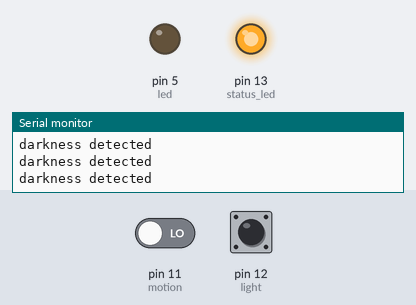
Simulated run of this sketch. Board: Arduino Uno, built with avr-gcc and run on an emulated ATmega328P. Shown: output pins drawn as LEDs (lit = HIGH), the last lines printed to the serial monitor. Dashed ring = blinking. The test bench sets the inputs (shaded band); at power-on: pin 11 (motion) LOW, pin 12 (light) HIGH.

Above: at 17.0 s.
17.1 s: pin 11 (motion) driven HIGH
At 26.9 s:
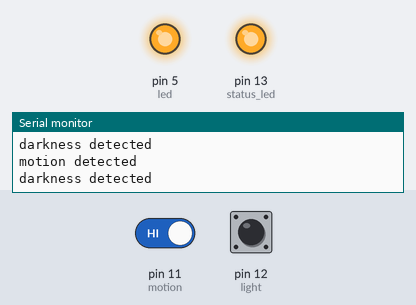
27.3 s: pin 11 (motion) driven LOW
At 27.9 s:
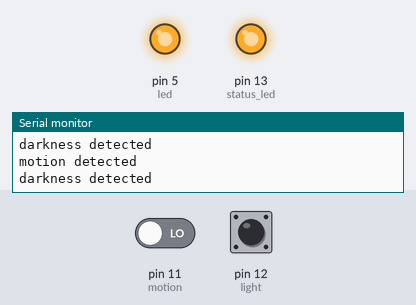
35.4 s: pin 11 (motion) driven HIGH
At 42.24 s:
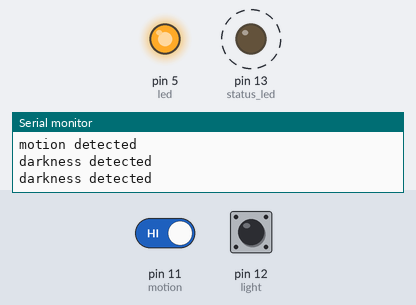
49.2 s: pin 12 (light) pulled LOW for 3 s
Timing chart, 0 to 60.7 s (numbered marks = the images above; inputs shaded):
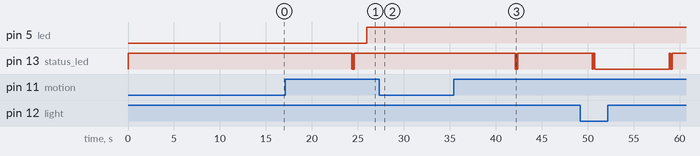

Measured:
- after the input at 17.1 s, pin 5 (led): LOW → HIGH after 8.9 s; pin 13 (status_led): alternates HIGH for 0.03 s and LOW for 0.03 s, 10 changes in all, then stays HIGH, starting after 7.2 s
- after the input at 27.3 s, pin 13 (status_led): stops changing and stays HIGH
- after the input at 35.4 s, pin 13 (status_led): alternates HIGH for 0.03 s and LOW for 0.03 s, 10 changes in all, then stays HIGH, starting after 6.7 s

The sketch:

arduino_shed.ino
```cpp
#include <LowPower.h>

unsigned long cycle_count = 0;
unsigned long last_motion_detected = 0;

// Pin 13 has an LED connected on most Arduino boards.
// give it a name:
int led = 5;
int motion = 11;
int light = 12;
int status_led = 13;

int ptt_pin = 8;
int tx_pin = 9;

boolean lights_on = false;

void fade(boolean up){
  int i = 0;
  while (i<=255) {
    if(up){
      analogWrite(led, i);
    }else{
      analogWrite(led, 255-i);
    }
    i = i + 1;
    delay(5);
  }
}

// Put the Arduino to sleep.
void sleep()
{
  LowPower.idle(SLEEP_8S, ADC_OFF, TIMER2_OFF, TIMER1_OFF, TIMER0_OFF,
                SPI_OFF, USART0_OFF, TWI_OFF);
  cycle_count = cycle_count + 1;
}

// the setup routine runs once when you press reset:
void setup() {

  Serial.begin(9600);

  // initialize the digital pin as an output.
  pinMode(led, OUTPUT);
  pinMode(motion, INPUT);
  pinMode(light, INPUT);
  pinMode(status_led, OUTPUT);
  digitalWrite(status_led, LOW);
  digitalWrite(motion, LOW);
  digitalWrite(light, HIGH);
  analogWrite(led, 0);
}

// the loop routine runs over and over again forever:
void loop() {
  int motion_detected = digitalRead(motion);
  int darkness = digitalRead(light);

  if(motion_detected==1){
    last_motion_detected = cycle_count;

    for(int i=0;i<5;i++){
      digitalWrite(status_led, HIGH);
      delay(30);
      digitalWrite(status_led, LOW);
      delay(30);
    }

    //sendMessage(true);
    Serial.println("motion detected");
  }

  if(darkness==1){
    digitalWrite(status_led, HIGH);
    Serial.println("darkness detected");
  }
  else{
    digitalWrite(status_led, LOW);
    Serial.println("darkness NOT detected");
  }

  delay(100); // wait for UART to finish

  if ((darkness==1) && (lights_on==false) && (motion_detected==1)){
    fade(true);
    lights_on = true;
  }
  if (((darkness==0) || (motion_detected==0)) && (lights_on==true) && ((cycle_count-last_motion_detected)>30)){
    fade(false);
    lights_on = false;
  }

  if((motion_detected==0)&&((cycle_count%30)==0)){
    //sendMessage(false);
  }

  sleep();
}
```
